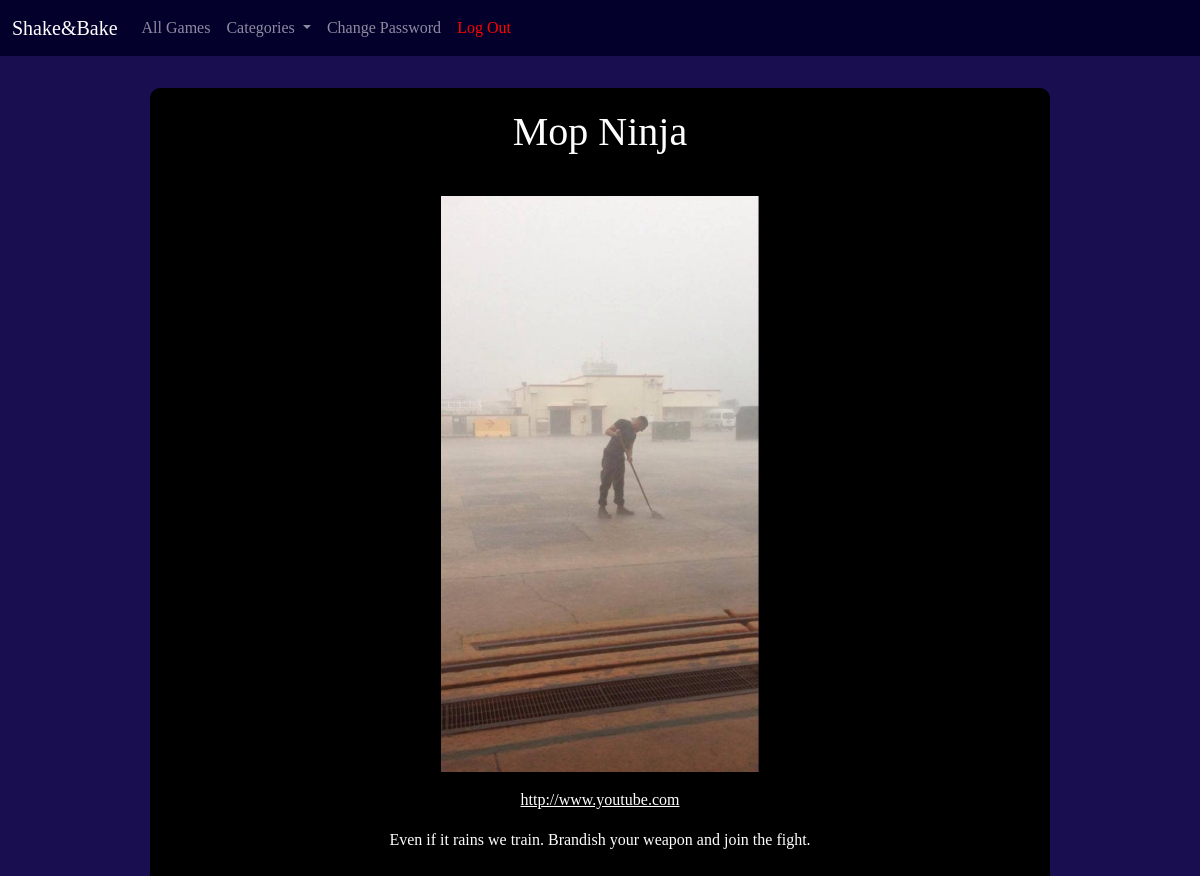
/games/9/ (signed in), run on the app's committed database.
### games/models.py (models this page shows, shortened)
class Game(models.Model):
    title=models.CharField(max_length=200)
    link=models.URLField()
    body=models.TextField()
    author=models.ForeignKey(
        get_user_model(),
        on_delete=models.CASCADE
    )
    created_on=models.DateTimeField(auto_now_add=True)
    category = models.CharField(max_length=200, default="None")
    image = models.ImageField(upload_to='images')

### games/views.py (the view)
# urls.py: path('<int:pk>/', GameDetailView.as_view(),name='game_detail'),
class GameDetailView(LoginRequiredMixin, DetailView):
    model = Game
    template_name ="game_detail.html"

### templates/game_detail.html (shortened to what this page needs)
{% extends 'base.html' %}
{% block content %}
<div class="game-detail">
        <div class="title">
            <h1>{{game.title}}</h1>
        </div>
    <div class="image">
        <img src="/static/{{game.image}}"/>
    </div>
    <a href="{{game.link}}">{{game.link}}</a>
    <div class="body">
        <p>{{game.body}}</p>
    </div>
</div>
{% endblock content %}

### static/css/base.css (style rules this page uses)
body { font-family: 'EB Garamond', serif; background-color: #190e4f; width: 100%; color: white; }
.game-detail { display: flex; flex-direction: column; padding: 1rem; background-color: black; color: #002a22; border-radius: 10px; width: 75%; height: 100vh; margin-left: auto; margin-right: auto; margin-top: 2rem; justify-content: center; overflow: hidden; }
.game-detail .title { text-align: center; font-size: 1rem; margin-left: auto; margin-right: auto; margin-bottom: 2rem; color: white; }
.game-detail .image { display: flex; height: 75%; justify-content: center; margin-left: auto; margin-right: auto; }
.game-detail .image img { display: flex; height: 100%; width: 98%; }
.game-detail a { margin-top: 1rem; text-align: center; color: white; }
.game-detail .body { margin-top: 1rem; text-align: center; color: white; }

### data on the page
Game: title "Mop Ninja", image (picture), link "http://www.youtube.com", body "Even if it rains we train. Brandish your weapon and join the fight."
